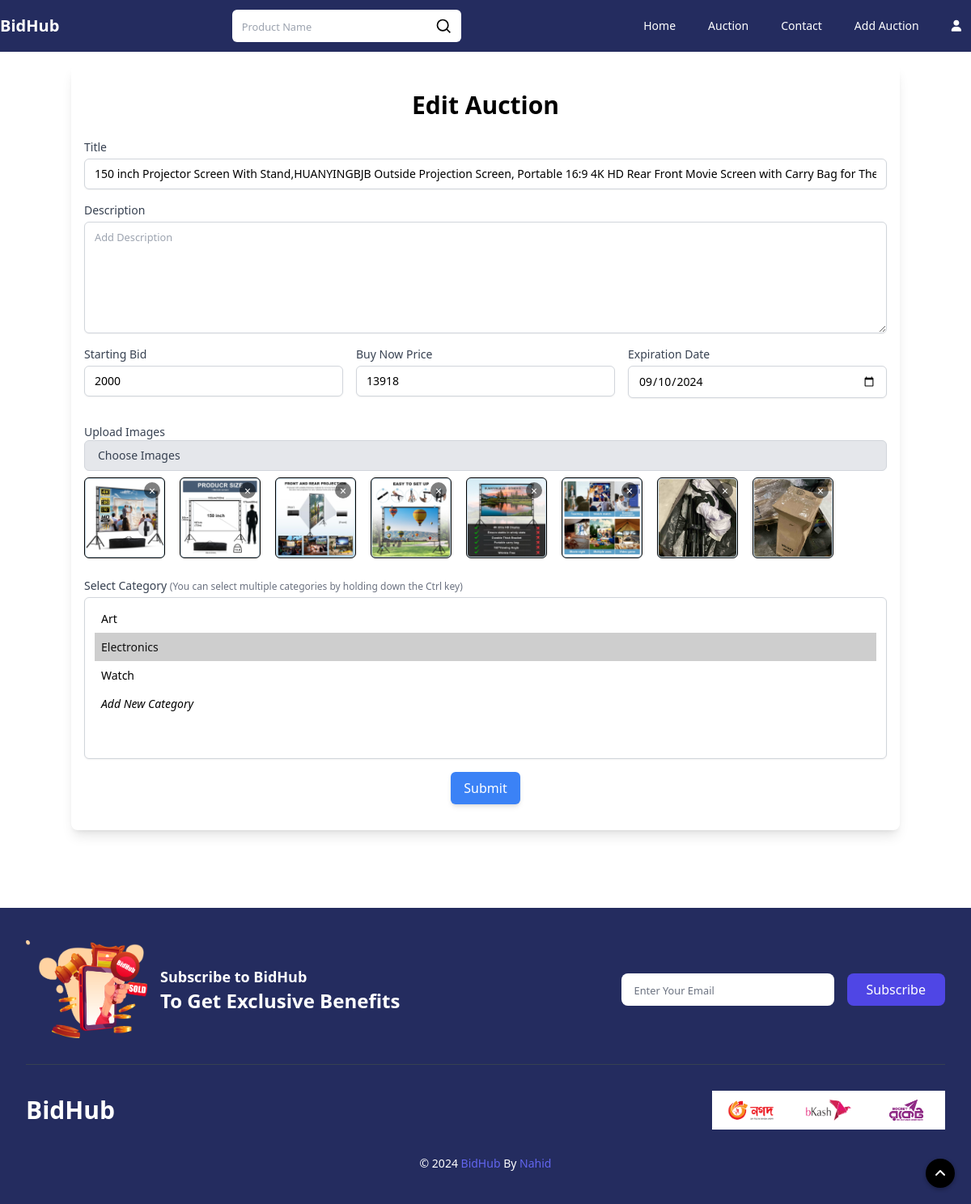
Page /edit/16 (signed in) on the earlier database version.
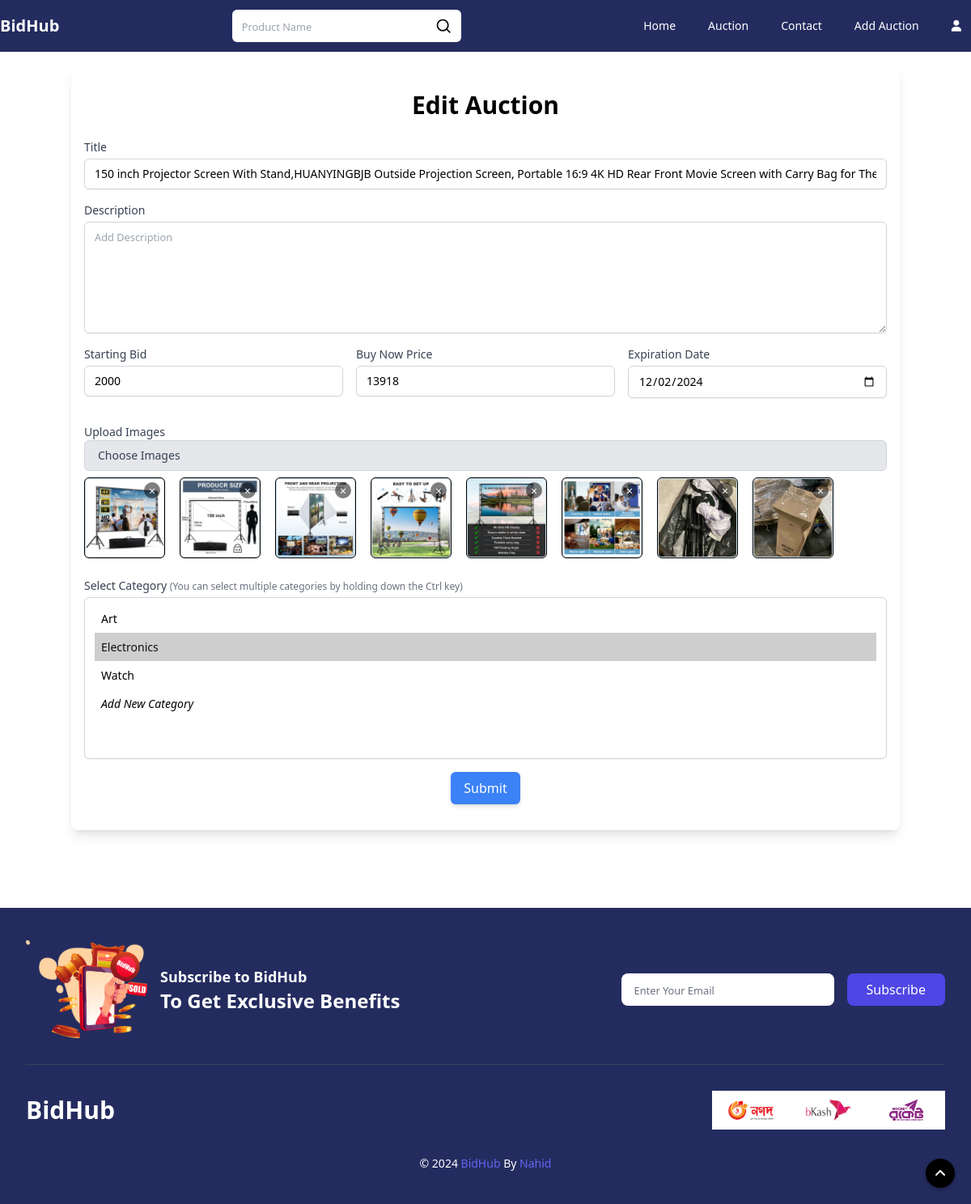
Same page on the later database version.
### auctions/models.py (models this page shows, shortened)
class AuctionList(models.Model):
    user = models.ForeignKey(User, on_delete=models.CASCADE, null=True)
    title = models.CharField(max_length=2000)
    desc = tinymce_models.HTMLField()
    starting_bid = models.IntegerField()
    buy_now_price = models.IntegerField(default=0)
    bid_watch_list = models.IntegerField(default=0)
    expire_date = models.DateTimeField(blank=False, null=True)
    categories = models.ManyToManyField('Category', through='AuctionCategory')
    active_bool = models.BooleanField(default=True)

class Category(models.Model):
    title = models.CharField(max_length=64)
    slug = models.CharField(max_length=64)

### auctions/views.py (the view, shortened to what this page needs)
# urls.py: path("edit/<int:auction_id>", views.update, name="update"),
@login_required(login_url='login')
def update(request, auction_id):
    auction = get_object_or_404(AuctionList, id=auction_id)
    image_urls = [image.image_url.url for image in auction.images.all()]
    return render(request, "update.html", {
        'auction': auction,
        'categories': Category.objects.all(),
        'image_urls': image_urls
    })

### auctions/templates/update.html (shortened to what this page needs)
{% extends "layout.html" %}
{% block body %}
    <div class="pt-20 flex justify-center items-center max-w-[1280px] w-full m-auto">
        <div class="container px-4 py-8 mb-24 bg-white shadow-lg rounded-lg">
            <h2 class="text-3xl font-semibold text-center mb-6">Edit Auction</h2>
            <form method="POST" action="" enctype="multipart/form-data">
                <div class="mb-4">
                    <label for="title" class="block text-sm font-medium text-gray-700">Title</label>
                    <input required autofocus placeholder="Title" type="text" name="create_title" id="title"
                           value="{{ auction.title }}"
                           class="mt-1 block w-full border border-gray-300 rounded-md shadow-sm focus:ring-blue-500 focus:border-blue-500 sm:text-sm px-3 py-2 transition duration-150 ease-in-out"/>
                </div>
                <div class="mb-4">
                    <label for="desc" class="block text-sm font-medium text-gray-700">Description</label>
                    <textarea style="width: 100%"
                              class="mt-1 block w-full border border-gray-300 rounded-md shadow-sm focus:ring-blue-500 focus:border-blue-500 sm:text-sm px-3 py-2 transition duration-150 ease-in-out"
                              id="desc" rows="6" placeholder="Add Description"
                              name="create_desc">{{ auction.desc }}</textarea>
                </div>
                <div class="grid grid-cols-1 md:grid-cols-3 gap-4 mb-4">
                    <div class="mb-4">
                        <label for="starting_bid" class="block text-sm font-medium text-gray-700">Starting Bid</label>
                        <input required placeholder="Starting bid amount" type="number" name="create_initial_bid"
                               id="starting_bid" value="{{ auction.starting_bid }}"
                               class="mt-1 block w-full border border-gray-300 rounded-md shadow-sm focus:ring-blue-500 focus:border-blue-500 sm:text-sm px-3 py-2 transition duration-150 ease-in-out"/>
                    </div>
                    <div class="mb-4">
                        <label for="buy_now_price" class="block text-sm font-medium text-gray-700">Buy Now Price</label>
                        <input placeholder="Buy Now Price" type="number" name="create_buy_now_price"
                               id="buy_now_price" value="{{ auction.buy_now_price }}"
                               class="mt-1 block w-full border border-gray-300 rounded-md shadow-sm focus:ring-blue-500 focus:border-blue-500 sm:text-sm px-3 py-2 transition duration-150 ease-in-out"/>
                    </div>
                    <div class="mb-4">
                        <label for="expire_date" class="block text-sm font-medium text-gray-700">Expiration Date</label>
                        <input required placeholder="Expiration date" type="date" name="expire_date"
                               id="expire_date" value="{{ auction.expire_date|date:'Y-m-d' }}"
                               class="mt-1 block w-full border border-gray-300 rounded-md shadow-sm focus:ring-blue-500 focus:border-blue-500 sm:text-sm px-3 py-2 transition duration-150 ease-in-out"/>
                    </div>
                </div>
                <div class="mb-4">
                    <label for="img_url" class="block text-sm font-medium text-gray-700">Upload Images</label>
                    <div class="relative">
                        <label class="cursor-pointer block bg-gray-200 border border-gray-300 rounded-md text-gray-700 py-2 px-4 text-sm"
                               for="inputGroupFile04">Choose Images</label>
                        <div class="image-preview-container mt-2" id="image_preview_container">
                            {% for image_url in image_urls %}
                                <div class="image-preview inline-block mr-2 mb-2">
                                    <img src="{{ image_url }}" alt="Current Image"
                                         class="h-24 w-24 object-cover rounded">
                                    <button class="remove-img-btn"
                                            onclick="removeImage('{{ image_url }}', '{{ auction.id }}', this); return false;">
                                        ×
                                    </button>
                                </div>
                            {% endfor %}
                        </div>
                    </div>
                </div>
                <div class="mb-4">
                    <label for="category_select" class="block text-sm font-medium text-gray-700">
                        Select Category <span class="text-xs text-gray-500">(You can select multiple categories by holding down the Ctrl key)</span>
                    </label>
                    <select name="category[]" id="category_select"
                            class="mt-1 block w-full border border-gray-300 rounded-md shadow-sm focus:ring-blue-500 focus:border-blue-500 sm:text-sm px-3 py-2 transition duration-150 ease-in-out"
                            multiple style="height: 200px;"
                            onchange="toggleNewCategoryField()">
                        {% for category in categories %}
                            <option class="p-2" value="{{ category.slug }}"
                                    {% if category in auction.categories.all %}
                                    selected
                                    {% endif %}
                            >{{ category.title }}</option>
                        {% endfor %}
                        <option value="new" class="p-2 italic">Add New Category</option>
                    </select>
                </div>
                <center>
                    <button class="bg-blue-500 text-white py-2 px-4 rounded-md shadow-md hover:bg-blue-600 transition duration-150 ease-in-out"
                            type="submit">Submit
                    </button>
                </center>
            </form>
        </div>
    </div>
{% endblock %}

### auctions/templates/layout.html (shortened to what this page needs)
{% load static %}
<!DOCTYPE html>
<html lang="en">
<head>
    <link
            href="https://cdnjs.cloudflare.com/ajax/libs/cropperjs/1.5.12/cropper.min.css"
            rel="stylesheet"
    />
    <link
            rel="stylesheet"
            href="https://cdnjs.cloudflare.com/ajax/libs/font-awesome/6.0.0-beta3/css/all.min.css"
    />
    <script src="https://cdn.tailwindcss.com"></script>
</head>
<body>
<a href="#" class="scrollToTop">
    <i class="fas fa-angle-up"></i>
</a>
<header
        id="navbar"
        class="fixed w-full z-10 transition-colors duration-300 ease-in-out {% if request.path == '/' %}home-page{% else %}always-background{% endif %}"
>
    <div class="bg-transparent">
        <div class="max-w-[1280px] w-full mx-auto px-4 lg:px-0">
            <div class="flex justify-between items-center h-16">
                <div class="flex-shrink-0">
                    <a
                            href="{% url 'index' %}"
                            class="text-white text-xl font-semibold"
                    >BidHub</a
                    >
                </div>
                <form
                        method="get"
                        action="/auctions"
                        class="space-y-2 relative hidden lg:block"
                >
                    <div class="relative">
                        <input
                                name="q"
                                type="text"
                                placeholder="Product Name"
                                class="w-full px-3 py-2 rounded-md bg-white text-black placeholder-gray-400 focus:outline-none focus:ring-2 focus:ring-indigo-500 pr-10"
                        />
                        <button
                                type="submit"
                                class="absolute top-0 right-0 h-full flex items-center px-3 text-black rounded-r-md"
                        >
                            <svg
                                    class="w-5 h-5"
                                    fill="none"
                                    stroke="currentColor"
                                    viewBox="0 0 24 24"
                                    xmlns="http://www.w3.org/2000/svg"
                            >
                                <circle
                                        cx="11"
                                        cy="11"
                                        r="8"
                                        stroke="currentColor"
                                        stroke-width="2"
                                ></circle>
                                <line
                                        x1="16.5"
                                        y1="16.5"
                                        x2="22"
                                        y2="22"
                                        stroke="currentColor"
                                        stroke-width="2"
                                ></line>
                            </svg>
                        </button>
                    </div>
                </form>
                <div class="hidden lg:flex space-x-4 items-center">
                    <nav class="flex space-x-4">
                        <a
                                href="{% url 'index' %}"
                                class="text-white px-3 py-2 rounded-md text-sm font-medium hover:bg-gray-700"
                        >Home</a
                        >
                        <a
                                href="{% url 'auctionList' %}"
                                class="text-white px-3 py-2 rounded-md text-sm font-medium hover:bg-gray-700"
                        >Auction</a
                        >
                        <a
                                href="{% url 'contact' %}"
                                class="text-white px-3 py-2 rounded-md text-sm font-medium hover:bg-gray-700"
                        >Contact</a
                        >
                        {% if not user.is_authenticated %}
                            <a
                                    href="/register"
                                    class="text-white px-3 py-2 rounded-md text-sm font-medium hover:bg-gray-700"
                            >Register</a
                            >
                            <a
                                    href="/login"
                                    class="text-white px-3 py-2 rounded-md text-sm font-medium hover:bg-gray-700"
                            >Login</a
                            >
                        {% else %}
                            <a
                                    href="/create"
                                    class="text-white px-3 py-2 rounded-md text-sm font-medium hover:bg-gray-700"
                            >Add Auction</a
                            >
                            <a
                                    href="{% url 'userProfile' %}"
                                    class="text-white px-3 py-2 rounded-md text-sm font-medium hover:bg-gray-700"
                            ><i class="fas fa-user"></i>
                            </a>
                        {% endif %}
                    </nav>
                </div>
            </div>
        </div>
    </div>
</header>
{% block body %} {% endblock %}
<footer class="bg-[#242c5f] text-white py-10">
    <div class="max-w-7xl mx-auto px-4 sm:px-6 lg:px-8">
        <div
                class="flex flex-col lg:flex-row justify-between items-center border-b border-gray-700 pb-8"
        >
            <div class="flex items-center space-x-4">
                <img
                        src="{% static 'images/banner/banner-1-1.png' %}"
                        alt="footer"
                        class="w-[150px]"
                />
                <div>
                    <h5 class="text-lg font-semibold">Subscribe to BidHub</h5>
                    <h3 class="text-2xl font-bold">To Get Exclusive Benefits</h3>
                </div>
            </div>
            <form class="mt-6 lg:mt-0 flex space-x-4">
                <input
                        type="email"
                        placeholder="Enter Your Email"
                        name="email"
                        aria-label="Email"
                        class="px-4 py-2 rounded-lg bg-white text-gray-800 placeholder-gray-500 focus:outline-none focus:ring-2 focus:ring-indigo-500"
                />
                <button
                        type="submit"
                        class="bg-indigo-600 text-white px-6 py-2 rounded-lg hover:bg-indigo-700"
                >
                    Subscribe
                </button>
            </form>
        </div>
        <div
                class="flex flex-col lg:flex-row justify-between items-center mt-8 space-y-6 lg:space-y-0 lg:space-x-12"
        >
            <div>
                <a href="/" class="text-3xl font-bold text-white">BidHub</a>
            </div>
            <ul class="flex space-x-8 bg-white px-4">
                <li>
                    <a href="#">
                        <img
                                src="{% static 'images/footer/nagad.png' %}"
                                alt="Nagad"
                                class="w-16"
                        />
                    </a>
                </li>
                <li>
                    <a href="#">
                        <img
                                src="{% static 'images/footer/bikash.png' %}"
                                alt="Bikash"
                                class="w-16"
                        />
                    </a>
                </li>
                <li>
                    <a href="#">
                        <img
                                src="{% static 'images/footer/rocket.png' %}"
                                alt="Rocket"
                                class="w-16"
                        />
                    </a>
                </li>
            </ul>
        </div>
        <div class="mt-8 text-center">
            <p class="text-sm">
                &copy; <span id="year"></span>
                <a href="/" class="text-indigo-500">BidHub</a> By
                <a
                        href="https://github.com/nahidthedeveloper"
                        target="_blank"
                        class="text-indigo-500"
                >Nahid</a
                >
            </p>
        </div>
    </div>
</footer>
</body>
</html>

Differences in the rows shown:
changed AuctionList "Art / Electronics ☑ / Watch / Add New Category": expire_date "09/10/2024" → "12/02/2024"
